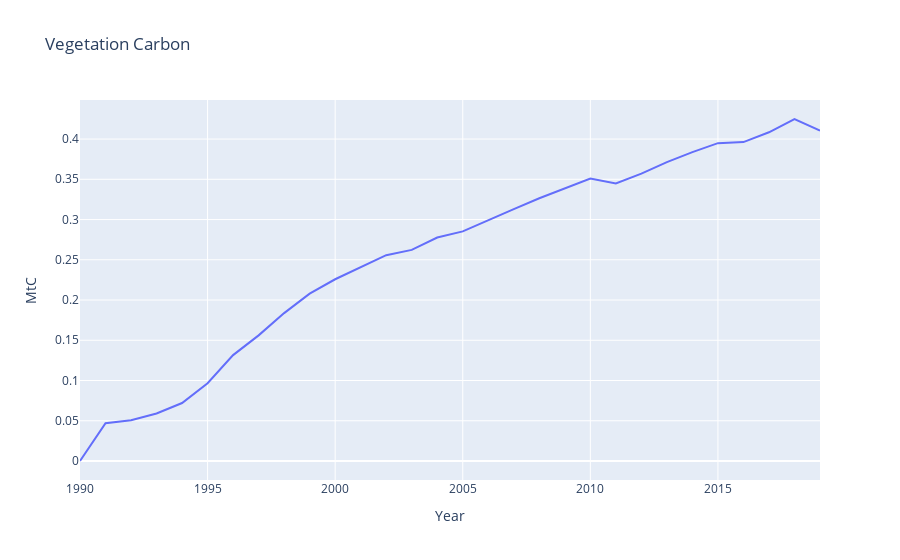

Notebook code for this chart:
### Markdown cell above
# Total Carbon Content in vegetation

### Code cell
M2_TO_KM2 = 1_000_000
KG_TO_MT = 1_000_000

carbon_pool = pd.read_csv(carbon_pools_file, sep='\\s+').set_index(['Lon', 'Lat', 'Year'])
carbon_pool = comp.get_area_weighted_sum_per_year(carbon_pool, variable_name='VegC') / (M2_TO_KM2 * KG_TO_MT)

fig_cpool = px.line(carbon_pool.reset_index(), x="Year", y="value", title="Vegetation Carbon", labels={"value": "MtC"})
fig_cpool.show()

### Figure 1 — Plotly figure (JSON) as saved in the notebook; plotly's stock layout.template omitted (floating-point values rounded to 4 significant figures)
{"data": [{"hovertemplate": "Year=%{x}<br>MtC=%{y}<extra></extra>", "legendgroup": "", "line": {"color": "#636efa", "dash": "solid"}, "marker": {"symbol": "circle"}, "mode": "lines", "name": "", "orientation": "v", "showlegend": false, "x": [1990, 1991, 1992, 1993, 1994, 1995, 1996, 1997, 1998, 1999, 2000, 2001, 2002, 2003, 2004, 2005, 2006, 2007, 2008, 2009, 2010, 2011, 2012, 2013, 2014, 2015, 2016, 2017, 2018, 2019], "xaxis": "x", "y": [0.0, 0.04687, 0.0507, 0.05897, 0.07201, 0.0967, 0.1316, 0.1561, 0.1837, 0.208, 0.2258, 0.2411, 0.2557, 0.2623, 0.2776, 0.2853, 0.2996, 0.313, 0.3265, 0.3385, 0.3509, 0.3447, 0.357, 0.3714, 0.3838, 0.3949, 0.3962, 0.4084, 0.4249, 0.4104], "yaxis": "y", "type": "scatter"}], "layout": {"xaxis": {"anchor": "y", "domain": [0.0, 1.0], "title": {"text": "Year"}}, "yaxis": {"anchor": "x", "domain": [0.0, 1.0], "title": {"text": "MtC"}}, "legend": {"tracegroupgap": 0}, "title": {"text": "Vegetation Carbon"}}}
